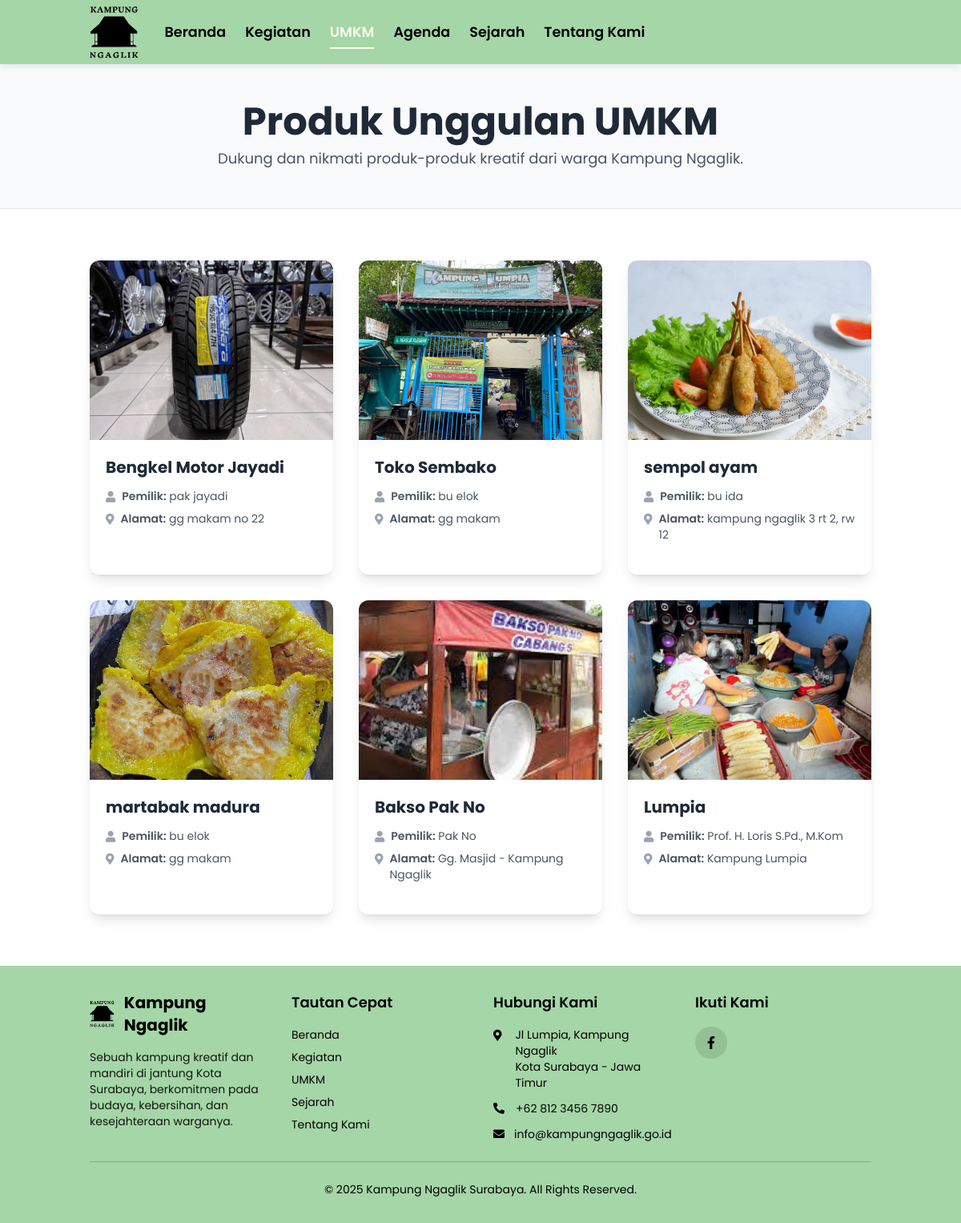
The page /umkm.php on the database its author committed.
### tables this page shows
CREATE TABLE `umkm` (
  `id` int NOT NULL,
  `nama_produk` varchar(100) DEFAULT NULL,
  `alamat` varchar(255) DEFAULT NULL,
  `pemilik` varchar(100) DEFAULT NULL,
  `gambar` varchar(255) DEFAULT NULL,
  `created_at` timestamp NULL DEFAULT CURRENT_TIMESTAMP
);

### umkm.php (the view, shortened to what this page needs)
<?php
include 'header.php';
include 'koneksi/koneksi.php';
$result = $conn->query("SELECT * FROM umkm ORDER BY id DESC");
?>
<div class="bg-gray-50 border-b border-gray-200">
    <div class="container mx-auto text-center py-12 px-6">
        <h1 class="text-4xl md:text-5xl font-bold heading-font text-gray-800">Produk Unggulan UMKM</h1>
        <p class="text-lg text-gray-600 mt-2">Dukung dan nikmati produk-produk kreatif dari warga Kampung Ngaglik.</p>
    </div>
</div>
<div class="bg-white py-16">
    <div class="container mx-auto px-6">
        <div class="grid grid-cols-1 sm:grid-cols-2 lg:grid-cols-3 xl:grid-cols-4 gap-8">
            <?php
            if ($result->num_rows > 0):
                while ($row = $result->fetch_assoc()):
            ?>
            <div class="umkm-card bg-white rounded-xl shadow-lg overflow-hidden flex flex-col transition-all duration-300 hover:shadow-2xl hover:-translate-y-2">
                <div class="relative">
                    <img class="w-full h-56 object-cover" src="image/<?= htmlspecialchars($row['gambar']) ?>" alt="<?= htmlspecialchars($row['nama_produk']) ?>">
                </div>
                <div class="p-5 flex flex-col justify-between flex-1">
                    <div>
                        <h3 class="text-xl font-bold text-gray-800" style="font-family: 'Poppins', sans-serif;">
                            <?= htmlspecialchars($row['nama_produk']) ?>
                        </h3>
                        <div class="mt-3 space-y-2 text-sm text-gray-600">
                            <p class="flex items-start">
                                <i class="fas fa-user mt-1 mr-2 text-gray-400"></i>
                                <span><span class="font-semibold">Pemilik:</span> <?= htmlspecialchars($row['pemilik']) ?></span>
                            </p>
                            <p class="flex items-start">
                                <i class="fas fa-map-marker-alt mt-1 mr-2 text-gray-400"></i>
                                <span><span class="font-semibold">Alamat:</span> <?= htmlspecialchars($row['alamat']) ?></span>
                            </p>
                        </div>
                    </div>
                </div>
            </div>
            <?php
                endwhile;
            else:
            ?>
                <p class="text-center text-gray-500 col-span-full">Belum ada produk UMKM yang ditambahkan.</p>
            <?php endif; ?>
        </div>
    </div>
</div>
<?php
include 'footer.php';
?>

### header.php (shortened to what this page needs)
<!DOCTYPE html>
<html lang="id">
<head>
    <script src="https://cdn.tailwindcss.com"></script>
    <link href="https://cdnjs.cloudflare.com/ajax/libs/font-awesome/5.15.3/css/all.min.css" rel="stylesheet"/>
</head>
<body class="bg-gray-50">
<header id="main-header" class="w-full z-50 fixed top-0 left-0">
    <div class="container mx-auto">
        <div class="h-20 flex items-center justify-between px-6">
            <div class="flex items-center space-x-8">
                <a href="index.php" class="flex-shrink-0">
                    <img class="h-20 w-auto" src="image/logo.png" alt="Logo Kampung Ngaglik">
                </a>
                <nav class="hidden md:flex space-x-6 desktop-nav">
                    <a href="index.php" data-page="index">Beranda</a>
                    <a href="kegiatan.php" data-page="kegiatan">Kegiatan</a>
                    <a href="umkm.php" data-page="umkm">UMKM</a>
                    <a href="agenda.php" data-page="agenda">Agenda</a>
                    <a href="tentang.php" data-page="tentang">Sejarah</a>
                    <a href="alamat.php" data-page="alamat">Tentang Kami</a>
                </nav>
            </div>
        </div>
    </div>
</header>
<div class="h-20"></div>

### footer.php
<footer class="bg-[#A5D6A7] text-black">
    <div class="container mx-auto px-6 py-8">
        <div class="grid grid-cols-1 md:grid-cols-2 lg:grid-cols-4 gap-8">
            <div class="col-span-1 md:col-span-2 lg:col-span-1">
                <a href="index.php" class="flex items-center space-x-3 mb-4">
                    <img class="h-10 w-auto" src="image/logo.png" alt="Logo Kampung Ngaglik">
                    <span class="text-xl font-bold">Kampung Ngaglik</span>
                </a>
                <p class="text-sm opacity-90">
                    Sebuah kampung kreatif dan mandiri di jantung Kota Surabaya, berkomitmen pada budaya, kebersihan, dan kesejahteraan warganya.
                </p>
            </div>
            <div>
                <h3 class="text-lg font-semibold mb-4">Tautan Cepat</h3>
                <ul class="space-y-2 text-sm">
                    <li><a href="index.php" class="hover:text-white transition-colors">Beranda</a></li>
                    <li><a href="kegiatan.php" class="hover:text-white transition-colors">Kegiatan</a></li>
                    <li><a href="umkm.php" class="hover:text-white transition-colors">UMKM</a></li>
                    <li><a href="tentang.php" class="hover:text-white transition-colors">Sejarah</a></li>
                    <li><a href="alamat.php" class="hover:text-white transition-colors">Tentang Kami</a></li>
                </ul>
            </div>
            <div>
                <h3 class="text-lg font-semibold mb-4">Hubungi Kami</h3>
                <div class="space-y-3 text-sm">
                    <p class="flex items-start">
                        <i class="fas fa-map-marker-alt w-4 mr-3 mt-1"></i>
                        <span>Jl Lumpia, Kampung Ngaglik<br>Kota Surabaya - Jawa Timur</span>
                    </p>
                    <p class="flex items-center">
                        <i class="fas fa-phone-alt w-4 mr-3"></i>
                        <a href="tel:+6281234567890" class="hover:text-white transition-colors">+62 812 3456 7890</a>
                    </p>
                    <p class="flex items-center">
                        <i class="fas fa-envelope w-4 mr-3"></i>
                        <a href="mailto:info@kampungngaglik.go.id" class="hover:text-white transition-colors">info@kampungngaglik.go.id</a>
                    </p>
                </div>
            </div>
            <div>
                <h3 class="text-lg font-semibold mb-4">Ikuti Kami</h3>
                <div class="flex space-x-4">
                    <a href="#" aria-label="Facebook" class="w-10 h-10 bg-black/10 hover:bg-white hover:text-green-700 rounded-full flex items-center justify-center transition-all">
                        <i class="fab fa-facebook-f"></i>
                    </a>
                </div>
            </div>
        </div>
        <hr class="border-black/20 my-6" />
        <div class="text-center text-sm">
            <p>&copy; <?= date('Y') ?> Kampung Ngaglik Surabaya. All Rights Reserved.</p>
        </div>
    </div>
</footer>
</body>
</html>

### header.php (style rules this page uses)
body { font-family: 'Poppins', sans-serif; background-color: #f7fafc; }
#main-header { background-color: #A5D6A7; transition: box-shadow 0.3s ease; box-shadow: 0 2px 10px rgba(0, 0, 0, 0.1); }
.desktop-nav a { position: relative; color: rgb(0, 0, 0); padding: 8px 0; transition: color 0.3s ease; font-size: 1.1rem; font-weight: 600; }
.desktop-nav a:hover, .desktop-nav a.active { color: #F9FBE7; }
.desktop-nav a::after { content: ''; position: absolute; width: 0; height: 2px; bottom: 0; left: 50%; background-color: #F9FBE7; transition: all 0.3s ease-out; transform: translateX(-50%); }
.desktop-nav a:hover::after, .desktop-nav a.active::after { width: 100%; }

### rows shown on the page
umkm: gambar (picture), nama_produk "Bengkel Motor Jayadi", pemilik "pak jayadi", alamat "gg makam no 22"
umkm: gambar (picture), nama_produk "Toko Sembako", pemilik "bu elok", alamat "gg makam"
umkm: gambar (picture), nama_produk "sempol ayam", pemilik "bu ida", alamat "kampung ngaglik 3 rt 2, rw 12"
umkm: gambar (picture), nama_produk "martabak madura", pemilik "bu elok", alamat "gg makam"
umkm: gambar (picture), nama_produk "Bakso Pak No", pemilik "Pak No", alamat "Gg. Masjid - Kampung Ngaglik"
umkm: gambar (picture), nama_produk "Lumpia", pemilik "Prof. H. Loris S.Pd., M.Kom", alamat "Kampung Lumpia"
